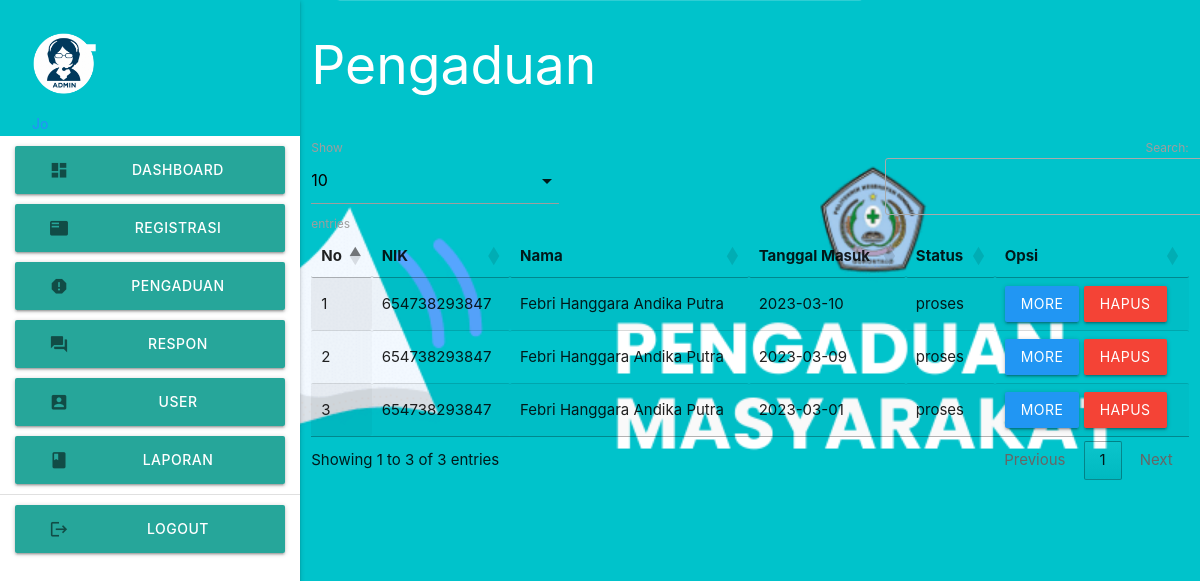
The app's page /admin/index.php?p=pengaduan (signed in) with its own data.
### tables this page shows
CREATE TABLE `pengaduan` (
  `id_pengaduan` int(5) NOT NULL,
  `tgl_pengaduan` varchar(20) NOT NULL,
  `nik` varchar(16) NOT NULL,
  `isi_laporan` text NOT NULL,
  `foto` varchar(255) NOT NULL,
  `status` enum('proses','selesai') NOT NULL
);

CREATE TABLE `masyarakat` (
  `nik` varchar(16) NOT NULL,
  `nama` varchar(35) NOT NULL,
  `username` varchar(25) NOT NULL,
  `password` varchar(255) NOT NULL,
  `telp` varchar(13) NOT NULL
);

### admin/pengaduan.php (the view, shortened to what this page needs)
       <div class="row">
         <div class="col s12 m9">
           <h2 class="white-text">Pengaduan</h2>
         </div>
       </div>
       <table id="example" class="display responsive-table" style="width:100%">
         <thead>
             <tr>
			<th>No</th>
			<th>NIK</th>
			<th>Nama</th>
			<th>Tanggal Masuk</th>
			<th>Status</th>
			<th>Opsi</th>
             </tr>
         </thead>
         <tbody>
<?php
	$no=1;
	$query = mysqli_query($koneksi,"SELECT * FROM pengaduan INNER JOIN masyarakat ON pengaduan.nik=masyarakat.nik ORDER BY pengaduan.id_pengaduan DESC");
	while ($r=mysqli_fetch_assoc($query)) { ?>
	<tr>
		<td><?php echo $no++; ?></td>
		<td><?php echo $r['nik']; ?></td>
		<td><?php echo $r['nama']; ?></td>
		<td><?php echo $r['tgl_pengaduan']; ?></td>
		<td><?php echo $r['status']; ?></td>
		<td><a class="btn modal-trigger blue" href="#more?id_pengaduan=<?php echo $r['id_pengaduan'] ?>">More</a>  <a class="btn red" onclick="return confirm('Anda Yakin Ingin Menghapus Y/N')" href="index.php?p=pengaduan_hapus&id_pengaduan=<?php echo $r['id_pengaduan'] ?>">Hapus</a></td>
	</tr>
           <?php  }
            ?>
         </tbody>
       </table>

### admin/index.php (shortened to what this page needs)
<?php
	include '../conn/koneksi.php';
 ?>
  <!DOCTYPE html>
  <html>
    <head>
      <link type="text/css" rel="stylesheet" href="../css/materialize.min.css"  media="screen,projection"/>
      <link rel="stylesheet" href="https://cdnjs.cloudflare.com/ajax/libs/materialize/1.0.0/css/materialize.min.css">
      <link rel="stylesheet" type="text/css" href="https://cdn.datatables.net/1.10.19/css/jquery.dataTables.css">
    </head>
    <body style="background:url(../img/bg4.jpg); background-size: cover;">
    <div class="row">
      <div class="col s12 m3">
          <ul id="slide-out" class="sidenav sidenav-fixed">
              <li>
                  <div class="user-view">
                      <div class="background">
                          <img src="../img/bg4.jpg">
                      </div>
                      <a href="#user"><img class="circle" src="../img/logo.jpg"></a>
                      <a href="#name"><span class="blue-text name"><?php echo ucwords($_SESSION['data']['nama_petugas']); ?></span></a>
                  </div>
              </li>
              <li><a href="index.php?p=dashboard" class="btn btn-lg btn-secondary"><i class="material-icons">dashboard</i>Dashboard</a>
              <li><a href="index.php?p=registrasi" class="btn btn-lg btn-secondary"><i class="material-icons">featured_play_list</i>Registrasi</a>
              <li><a href="index.php?p=pengaduan" class="btn btn-lg btn-secondary"><i class="material-icons">report</i>Pengaduan</a>
              <li><a href="index.php?p=respon" class="btn btn-lg btn-secondary"><i class="material-icons">question_answer</i>Respon</a>
              <li><a href="index.php?p=user" class="btn btn-lg btn-secondary"><i class="material-icons">account_box</i>User</a>
              <li><a href="index.php?p=laporan" class="btn btn-lg btn-secondary"><i class="material-icons">book</i>Laporan</a>
              <li>
                  <div class="divider"></div>
              </li>
              <li><a class="btn btn-lg btn-secondary" href="../index2.php?p=logout"><i class="material-icons">logout</i>Logout</a>
          </ul>
          <a href="#" data-target="slide-out" class="btn sidenav-trigger"><i class="material-icons">menu</i></a>
      </div>
      <div class="col s12 m9">
	<?php
		if(@$_GET['p']==""){
			include_once 'dashboard.php';
		}
		elseif(@$_GET['p']=="dashboard"){
			include_once 'dashboard.php';
		}
		elseif(@$_GET['p']=="registrasi"){
			include_once 'registrasi.php';
		}
		elseif(@$_GET['p']=="regis_hapus"){
			$query = mysqli_query($koneksi,"DELETE FROM masyarakat WHERE nik='".$_GET['nik']."'");
			if($query){
				header('location:index.php?p=registrasi');
			}
		}
		elseif(@$_GET['p']=="pengaduan"){
			include_once 'pengaduan.php';
		}
		elseif(@$_GET['p']=="more"){
			include_once 'more.php';
		}
		elseif(@$_GET['p']=="respon"){
			include_once 'respon.php';
		}
		elseif(@$_GET['p']=="tanggapan_hapus"){
			$query = mysqli_query($koneksi,"DELETE FROM tanggapan WHERE id_tanggapan='".$_GET['id_tanggapan']."'");
			if($query){
				header('location:index.php?p=respon');
			}
		}
		elseif(@$_GET['p']=="user"){
			include_once 'user.php';
		}
		elseif(@$_GET['p']=="user_input"){
			include_once 'user_input.php';
		}
		elseif(@$_GET['p']=="user_edit"){
			include_once 'user_edit.php';
		}
		elseif(@$_GET['p']=="user_hapus"){
			$query = mysqli_query($koneksi,"DELETE FROM petugas WHERE id_petugas='".$_GET['id_petugas']."'");
			if($query){
				header('location:index.php?p=user');
			}
		}
		elseif(@$_GET['p']=="laporan"){
			include_once 'laporan.php';
		}
	 ?>
      </div>
    </div>
    </body>
  </html>

### records on screen
pengaduan: masyarakat.nik "654738293847", masyarakat.nama "Febri Hanggara Andika Putra", tgl_pengaduan "2023-03-10", status "proses"
pengaduan: masyarakat.nik "654738293847", masyarakat.nama "Febri Hanggara Andika Putra", tgl_pengaduan "2023-03-09", status "proses"
pengaduan: masyarakat.nik "654738293847", masyarakat.nama "Febri Hanggara Andika Putra", tgl_pengaduan "2023-03-01", status "proses"
